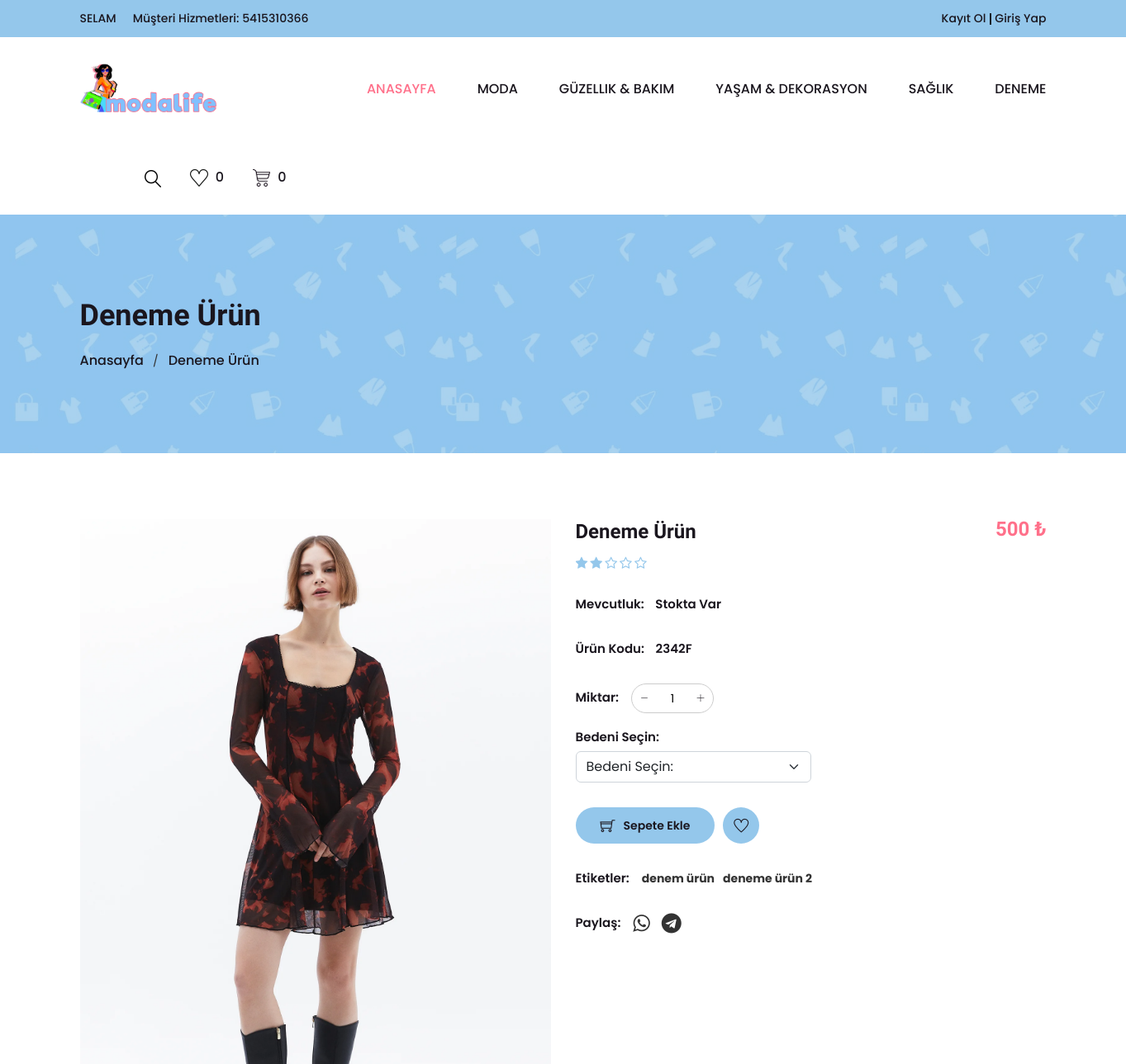
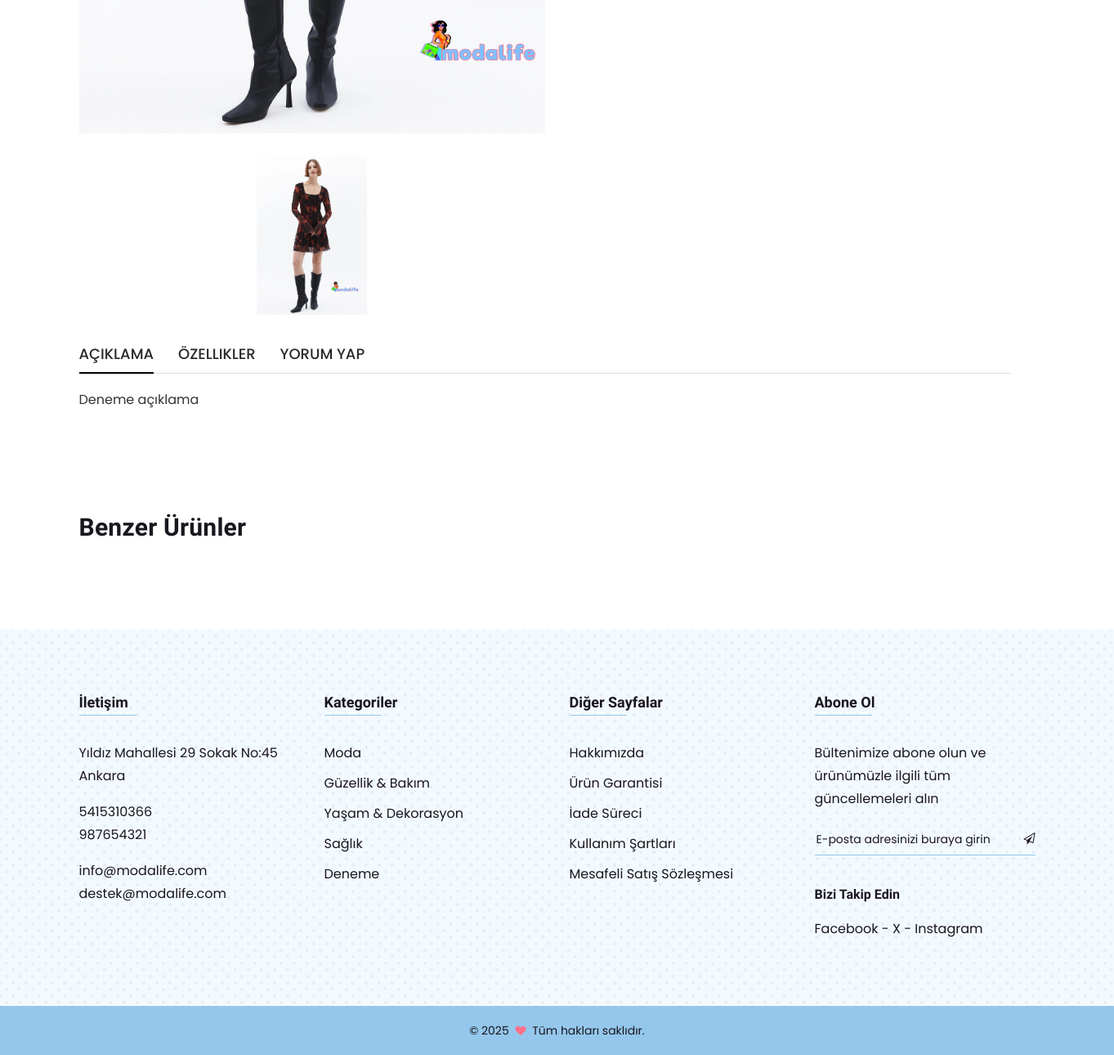
The app's page /eticaret/product.php?id=3 with its own data (2 pictures, top to bottom).
### tables this page shows
CREATE TABLE IF NOT EXISTS `firma_bilgileri` (
  `KAYIT_ID` int(11) NOT NULL AUTO_INCREMENT,
  `FIRMA_ADI` varchar(100) DEFAULT NULL,
  `FIRMA_TELEFON1` varchar(50) DEFAULT NULL,
  `FIRMA_TELEFON2` varchar(50) DEFAULT NULL,
  `FIRMA_EPOSTA1` varchar(50) DEFAULT NULL,
  `FIRMA_EPOSTA2` varchar(50) DEFAULT NULL,
  `SLOGAN` varchar(100) DEFAULT NULL,
  `FACEBOOK` varchar(100) DEFAULT NULL,
  `INSTAGRAM` varchar(100) DEFAULT NULL,
  `X` varchar(100) DEFAULT NULL,
  `LOGO` varchar(50) DEFAULT NULL,
  `ADRES` varchar(500) DEFAULT NULL,
  PRIMARY KEY (`KAYIT_ID`)
);

CREATE TABLE IF NOT EXISTS `ana_kategori` (
  `KAYIT_ID` int(11) NOT NULL AUTO_INCREMENT,
  `ANA_KATEGORI_ADI` varchar(50) NOT NULL,
  PRIMARY KEY (`KAYIT_ID`),
  UNIQUE KEY `KATEGORI_ADI` (`ANA_KATEGORI_ADI`)
);

CREATE TABLE IF NOT EXISTS `urunler` (
  `KAYIT_ID` int(11) NOT NULL AUTO_INCREMENT,
  `URUN_KODU` varchar(50) NOT NULL,
  `RESIM` varchar(50) NOT NULL,
  `URUN_ADI` varchar(100) NOT NULL,
  `ACIKLAMA` varchar(500) NOT NULL,
  `FIYAT` varchar(50) NOT NULL,
  `STOK` int(11) NOT NULL,
  `ETIKETLER` varchar(100) NOT NULL,
  `KUMAS_CINSI` varchar(100) NOT NULL,
  `CINSIYET` varchar(100) NOT NULL,
  `URUN_LINK` varchar(500) NOT NULL,
  `PUAN` float NOT NULL,
  `ANA_KATEGORI` varchar(50) NOT NULL,
  `ALT_KATEGORI` varchar(50) NOT NULL,
  PRIMARY KEY (`KAYIT_ID`)
);

### eticaret/view/urunicerik.php (the view, shortened to what the rows shown need)
<?php
try {
    $stmt = $conn->prepare("
        SELECT *
        FROM urunler
        WHERE KAYIT_ID = :id
        ");
    $stmt->execute(array(':id' => $id));
    $urun = $stmt->fetch(PDO::FETCH_ASSOC);
    $UrunKodu = $urun['URUN_KODU'];
    $SayfaBaslik = $urun['URUN_ADI'];
    $UrunAciklama = $urun['ACIKLAMA'];
    $Fiyat = $urun['FIYAT'];
    $Etiketler = $urun['ETIKETLER'];
    $AnaResim = $urun['RESIM'];
    $stmt_varyant_resim = $conn->prepare("
        SELECT RESIM
        FROM varyant_resim
        WHERE URUN_KODU = :urun_kodu
        ");
    $stmt_varyant_resim->execute(array(':urun_kodu' => $UrunKodu));
    $varyant_resimler = $stmt_varyant_resim->fetchAll(PDO::FETCH_COLUMN);
    $TumResimler = array_merge([$AnaResim], $varyant_resimler);
} catch(PDOException $e) {
    echo "Hata: " . $e->getMessage();
}
?>
<div class="page-section section section-padding">
    <div class="container">
        <div class="row row-30 mbn-50">
            <div class="col-12">
                <div class="row row-20 mb-10">
                    <div class="col-lg-6 col-12 mb-40">
                        <div class="pro-large-img mb-10 easyzoom easyzoom--with-thumbnails watermarked">
                            <a href="assets/images/upload/product/<?= $AnaResim ?>">
                                <img src="assets/images/upload/product/<?= $AnaResim ?>" alt="Ürün Resmi"/>
                            </a>
                        </div>
                        <ul id="pro-thumb-img" class="pro-thumb-img">
                            <?php foreach ($TumResimler as $resim) { ?>
                                <li>
                                    <a href="assets/images/upload/product/<?= $resim ?>" data-standard="assets/images/upload/product/<?= $resim ?>" class="watermarked">
                                        <img src="assets/images/upload/product/<?= $resim ?>" alt="Ürün Küçük Resmi" />
                                    </a>
                                </li>
                            <?php } ?>
                        </ul>
                    </div>
                    <div class="col-lg-6 col-12 mb-40">
                        <div class="single-product-content">
                            <div class="head">
                                <div class="head-left">
                                    <h3 class="title"><?= $SayfaBaslik ?></h3>
                                    <div class="ratting">
                                        <?php
                                            $rating = $urun['PUAN'];
                                            $whole = floor($rating);
                                            $fraction = $rating - $whole;
                                            for ($i = 0; $i < $whole; $i++) {
                                                echo '<i class="fa fa-star"></i>';
                                            }
                                            if ($fraction > 0) {
                                                if ($fraction >= 0.75) {
                                                    echo '<i class="fa fa-star"></i>';
                                                } elseif ($fraction >= 0.25) {
                                                    echo '<i class="fa fa-star-half-o"></i>';
                                                } else {
                                                    echo '<i class="fa fa-star-o"></i>';
                                                }
                                            }
                                            $remainingStars = 5 - $whole - ceil($fraction);
                                            for ($i = 0; $i < $remainingStars; $i++) {
                                                echo '<i class="fa fa-star-o"></i>';
                                            }
                                            ?>
                                        </div>
                                    </div>
                                    <div class="head-right">
                                        <span class="price"><?= $Fiyat ?> ₺</span>
                                    </div>
                                </div>
                                <span class="availability">Ürün Kodu: <span><?= $UrunKodu ?></span></span>
                                <div class="tags">
                                    <?php
                                    $etiketDizisi = explode(", ", $Etiketler);
                                    foreach ($etiketDizisi as $etiket) {
                                        echo "<a href='#'><b>$etiket</b></a>";
                                    }
                                    ?>
                                </div>
                            </div>
                        </div>
                        <div class="row mb-50">
                            <div class="tab-content col-12">
                                <div class="pro-info-tab tab-pane active" id="more-info">
                                    <p><?= $UrunAciklama ?></p>
                                </div>
                    </div>
                </div>
            </div>
        </div>
    </div>
</div>
</div>

### eticaret/view/header.php (shortened to what the rows shown need)
<?php
include 'assets/fonk/mysql.php';
try {
    $stmt = $conn->prepare("SELECT * FROM firma_bilgileri");
    $stmt->execute();
    while ($row = $stmt->fetch(PDO::FETCH_ASSOC)) {
        $Slogan = $row["SLOGAN"];
        $Telefon1 = $row["FIRMA_TELEFON1"];
        $Telefon2 = $row["FIRMA_TELEFON2"];
        $Adres = $row["ADRES"];
        $Eposta1 = $row["FIRMA_EPOSTA1"];
        $Eposta2 = $row["FIRMA_EPOSTA2"];
    }
} catch(PDOException $e) {
    echo "Sorgu hatası: " . $e->getMessage();
    exit;
}
?>
<div class="header-section section">
    <div class="header-top header-top-one bg-theme-two">
        <div class="container-fluid">
            <div class="row align-items-center justify-content-center">
                <div class="col mt-10 mb-10 d-none d-md-flex">
                    <div class="header-top-left">
                        <?php
                        echo (isset($_SESSION['ADSOYAD']) && isset($_SESSION['EPOSTA'])) ? '<p>Hoşgeldin ' . $_SESSION['ADSOYAD'] . '</p>' : '<p>' . $Slogan . '</p>';
                        ?>
                        <p>Müşteri Hizmetleri: <a href="tel:<?= $Telefon1 ?>"><?= $Telefon1 ?></a></p>
                    </div>
                </div>
            </div>
        </div>
    </div>
    <div class="header-bottom header-bottom-one header-sticky">
        <div class="container-fluid">
            <div class="row menu-center align-items-center justify-content-between">
                <div class="col order-3 order-lg-2">
                    <div class="main-menu">
                        <nav>
                            <ul>
                                <?php
                                try {
                                    $stmt_categories = $conn->prepare("SELECT * FROM ana_kategori");
                                    $stmt_categories->execute();
                                    while ($category_row = $stmt_categories->fetch(PDO::FETCH_ASSOC)) {
                                        $kategoriler[] = $ana_kategori_adi = $category_row['ANA_KATEGORI_ADI'];
                                        $stmt_subcategories = $conn->prepare("SELECT * FROM alt_kategori WHERE ANA_KATEGORI_ADI = :ana_kategori_adi AND GIZLE=0");
                                        $stmt_subcategories->bindParam(':ana_kategori_adi', $ana_kategori_adi);
                                        $stmt_subcategories->execute();
                                        if ($stmt_subcategories->rowCount() > 0) {
                                            echo '<li><a href="category.php?category=' . urlencode($ana_kategori_adi) . '">' . $ana_kategori_adi . '</a>';
                                            echo '<ul class="sub-menu">';
                                            echo '</ul></li>';
                                        } else {
                                            echo '<li><a href="category.php?category=' . urlencode($ana_kategori_adi) . '">' . $ana_kategori_adi . '</a></li>';
                                        }
                                    }
                                } catch(PDOException $e) {
                                    echo "Sorgu hatası: " . $e->getMessage();
                                    exit;
                                }
                                ?>
                            </ul>
                        </nav>
                    </div>
                </div>
            </div>
        </div>
    </div>
</div>

### eticaret/view/urunsayfabaslik.php (shortened to what the rows shown need)
<?php
include 'assets/fonk/mysql.php';
$id = isset($_GET['id']) ? $_GET['id'] : null;
try {
    $stmt = $conn->prepare("SELECT * FROM urunler WHERE KAYIT_ID = :id");
    $stmt->execute(array(':id' => $id));
    $urun = $stmt->fetch(PDO::FETCH_ASSOC);
    $SayfaBaslik = $urun['URUN_ADI'];
} catch(PDOException $e) {
    echo "Hata: " . $e->getMessage();
}
?>
<div class="page-banner-section section" style="background-image: url(assets/images/hero/hero-1.jpg?v=<?php echo time(); ?>)">
    <div class="container">
        <div class="row">
            <div class="page-banner-content col">
                <h1><?= $SayfaBaslik ?></h1>
                <ul class="page-breadcrumb">
                    <li><a href="index.php">Anasayfa</a></li>
                    <li><a href="#"><?= $SayfaBaslik ?></a></li>
                </ul>
            </div>
        </div>
    </div>
</div>

### eticaret/view/footer.php (shortened to what the rows shown need)
<div class="footer-top-section section bg-theme-two-light section-padding">
    <div class="container">
        <div class="row mbn-40">
            <div class="footer-widget col-lg-3 col-md-6 col-12 mb-40">
                <h4 class="title">İletişim</h4>
                <p><?= $Adres ?></p>
                <p><a href="tel:<?= $Telefon1 ?>"><?= $Telefon1 ?></a><a href="tel:<?= $Telefon2 ?>"><?= $Telefon2 ?></a></p>
                <p><a href="mailto:<?= $Eposta1 ?>"><?= $Eposta1 ?></a><a href="mailto:<?= $Eposta2 ?>"><?= $Eposta2 ?></a></p>
            </div>
        </div>
    </div>
</div>

### records on screen
firma_bilgileri: SLOGAN "SELAM", FIRMA_TELEFON1 "5415310366", ADRES "Yıldız Mahallesi 29 Sokak No:45 Ankara", FIRMA_TELEFON2 "987654321", FIRMA_EPOSTA1 "info@modalife.com", FIRMA_EPOSTA2 "destek@modalife.com"
ana_kategori: ANA_KATEGORI_ADI "MODA"
ana_kategori: ANA_KATEGORI_ADI "GÜZELLIK & BAKIM"
ana_kategori: ANA_KATEGORI_ADI "YAŞAM & DEKORASYON"
ana_kategori: ANA_KATEGORI_ADI "SAĞLIK"
ana_kategori: ANA_KATEGORI_ADI "DENEME"
urunler: URUN_ADI "Deneme Ürün", RESIM (picture), FIYAT "500", URUN_KODU "2342F", ETIKETLER "denem ürün", ETIKETLER "deneme ürün 2", ACIKLAMA "Deneme açıklama"

### other values on screen
$wishlist_count "0"
$kategori "Moda"
$kategori "Güzellik & Bakım"
$kategori "Yaşam & Dekorasyon"
$kategori "Sağlık"
$kategori "Deneme"
